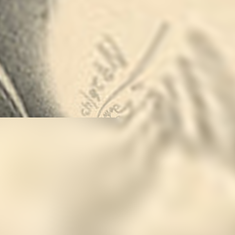
#> input picture images/reverse_phase_-1.png, 235 x 235 px, shrunk from 600 x 600 before the run, given in place of INPUT.png, which was not available
$ python escher_original.py
#> lines starting #> are read from the running program, lines starting #| are printed output that depends on the picture; pictures that were not available may be replaced by others from this repository, and a replacement may not be noted
import numpy as np
import cv2
import random

repeats = 3
r1 = 0.2
r2 = 0.9

def Init(imgAddress):
#> called with imgAddress = 'INPUT.png'
    img = cv2.imread(imgAddress, cv2.IMREAD_COLOR)
#> img is the input picture: shape (235, 235, 3); mean B, G, R 180.2, 208.6, 223.2
    r = img.shape[0]
#> r = 235
    c = img.shape[1]
#> c = 235
    x = np.linspace(-1.0, 1.0, num=r, endpoint=True)
#> x = 235 values from -1 to 1
    y = np.linspace(-1.0, 1.0, num=c, endpoint=True)
#> y = 235 values from -1 to 1
    X, Y = np.meshgrid(x, y, indexing='ij')
    Z = X + (1j * Y);
    return img, r, c, Z

def TILE(W, r, c):
    W1 = np.array([ [complex] * c * repeats] * r )
    for i in range(repeats-1):
        if i == 0:
            W1 = np.concatenate([W, W + (i+1) * np.log(r2/r1)], axis = 1)
        else:
            W1 = np.concatenate([W1, W + (i+1) * np.log(r2/r1)], axis = 1)
    return W1;

def ROTATION(z, f, tetha):
    return z * f * np.exp(1j * tetha)

def LOG(z):
    zLength = np.absolute(z)
    if min(r1, r2) <= zLength and zLength <= max(r1, r2):
        return(np.log(z/min(r1,r2)))
    return 0

def EXP(z):
    return np.exp(z)

def LogTransform(Z, r, c):
    Z1 = Z[:r, :c].copy()
    for i in range(r):
        for j in range(c):
            Z1[i][j] = LOG(Z1[i][j])
    return(Z1)

def ExpTransform(Z, r, c):
    Z1 = Z[:r, :c].copy()
    for i in range(r):
        for j in range(c):
            Z1[i][j] = EXP(Z1[i][j])
    return(Z1)

def RotationTransformPi4(Z, r, c):
    Z1 = Z[:r, :c].copy()
    for i in range(r):
        for j in range(c):
            Z1[i][j] = ROTATION(Z1[i][j], 1, np.pi/4)
    return(Z1)

def RotationTransform(Z, r, c):
    Z1 = Z[:r, :c].copy()
    alpha = np.arctan( ( np.log(max(r2, r1) / min(r1, r2) ) / ( 2 * np.pi ) ) )
    f = np.cos(alpha)
    for i in range(r):
        for j in range(c):
            Z1[i][j] = ROTATION(Z1[i][j], f, alpha)
    return(Z1)

def makeNewXY(W, wmax, x):
    return(np.multiply( np.add(np.divide(W, wmax), 1)  , x/2))

def recreateImage(Xnew, Ynew, img, r, c, repeat):
    newImg = np.zeros([r , c*repeat, 3])
    for i in range(r):
        for j in range(c*repeat):
            for k in range(3):
                if int(Xnew[i, j]) == c * repeat:
                    Xnew[i, j] = c * repeat - 1
                if int(Ynew[i, j]) == r:
                    Ynew[i, j] = r  - 1
                newImg[int(Ynew[i, j])][int(Xnew[i, j])][k] = img[i, j % c, k]
    return newImg


def CalculateXNewYNew(Z, r, c):
    W = LogTransform(Z, r, c)
    #W = RotationTransformPi4(Z, r, c)
    Wx = np.real(W)
    Wy = np.imag(W)
    wxmax = np.absolute(Wx).max()
    wymax = np.absolute(Wy).max()
    Xnew = makeNewXY(Wx, wxmax, c)
    Ynew = makeNewXY(Wy, wymax, r)
    return Xnew, Ynew

def CalculateXNewYNewTILED(Z, r, c):
    print(Z.shape)
    W = LogTransform(Z, r, c)
    W1 = TILE(W, r, c)
    print(W1.shape)
    W1 = RotationTransform(W1, r, c * repeats)
    W1 = ExpTransform(W1, r, c * repeats)
    Wx = np.real(W1)
    Wy = np.imag(W1)
    wxmax = np.absolute(Wx).max()
    wymax = np.absolute(Wy).max()
    Xnew = makeNewXY(Wx, wxmax, c * repeats)
    Ynew = makeNewXY(Wy, wymax, r)
    return Xnew, Ynew

img, r, c, Z = Init('INPUT.png')
#> r = 235; c = 235
if repeats != 1:
    Xnew, Ynew = CalculateXNewYNewTILED(Z, r, c)
#| (235, 235)
#> the loop in LogTransform, `for i in range(r):` made 235 passes
#| (235, 705)
#> in CalculateXNewYNewTILED, `Wx = np.real(W1)`:
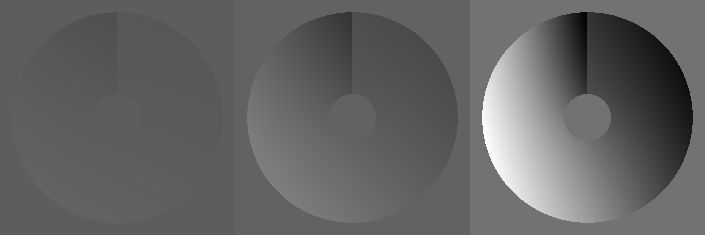
#> Wx: shape (235, 705) float64; min -52.37, max 93.71, mean 5; drawn with min black and max white
#> in CalculateXNewYNewTILED, `Wy = np.imag(W1)`:
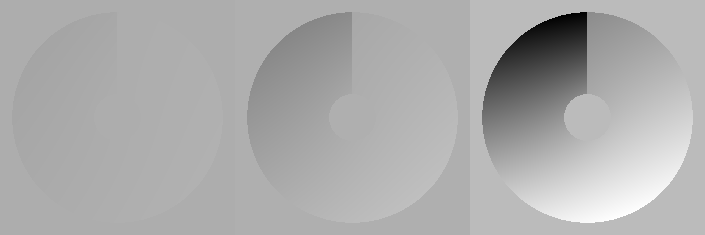
#> Wy: shape (235, 705) float64; min -136.4, max 64.21, mean -0.4; drawn with min black and max white
#> call 2 of makeNewXY, with wmax = 136.4, x = 235
#> in makeNewXY (call 2), `return(np.multiply( np.add(np.divide(W, wmax), 1)  , x/2))`:
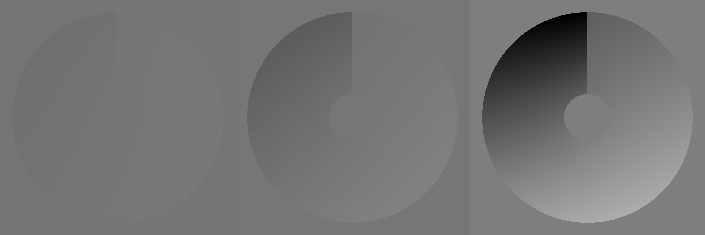
#> returned value: shape (235, 705) float64; min 0, max 172.8, mean 117.1
else:
    Xnew, Ynew = CalculateXNewYNew(Z, r, c)
newImg = recreateImage(Xnew, Ynew, img, r, c, repeats)
#> after the loop in recreateImage, `for i in range(r):`: Xnew: shape (235, 705) float64; min 155.5, max 704.2, mean 371.5
#> after the loop in recreateImage, `for i in range(r):`:
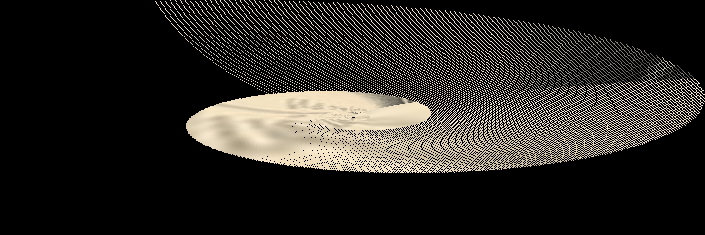
#> newImg: shape (235, 705, 3) float64; mean B, G, R 35.1, 40.6, 43.5
cv2.imwrite("PrideCircleAfter.png", newImg);
#input()

$ run again, on images/reverse_phase_-2.png
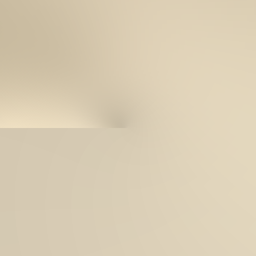
#> input picture images/reverse_phase_-2.png, 256 x 256 px, shrunk from 600 x 600 before the run, given in place of INPUT.png, which was not available
#> in Init, img is the input picture: shape (256, 256, 3); mean B, G, R 180, 205.2, 218
#> `img, r, c, Z = Init('INPUT.png')`: r = 256
#| (256, 256)
#> the loop in LogTransform, `for i in range(r):` made 256 passes
#| (256, 768)
#> after the loop in recreateImage, `for i in range(r):`:
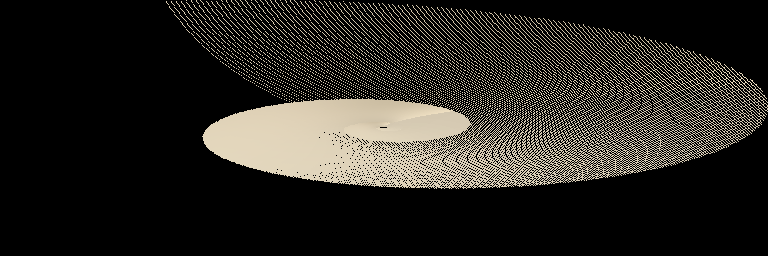
#> newImg: shape (256, 768, 3) float64; mean B, G, R 34.9, 39.8, 42.3
